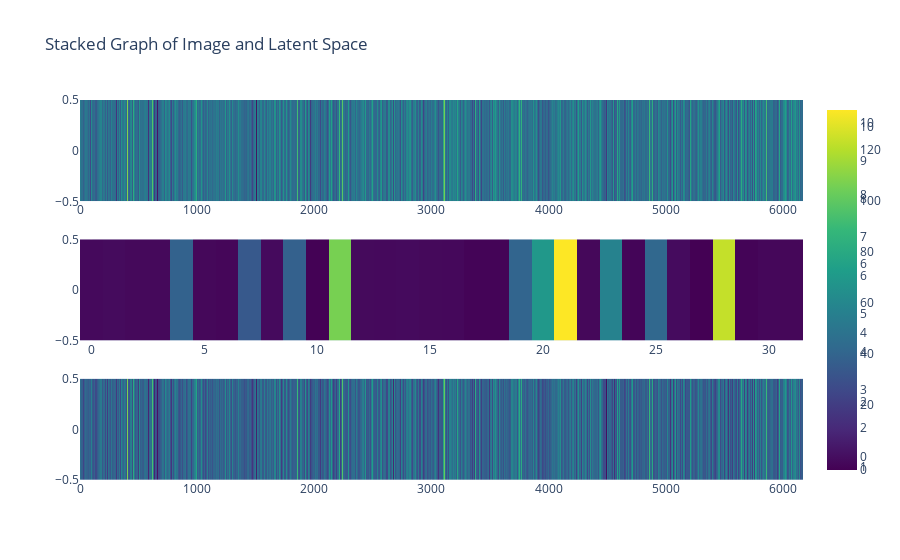

Notebook cell for this chart:
### Code cell
e_ = e[0].reshape(1, -1) 
z_ = z[0].reshape(1, -1) 
decoded_ = decoded[0].reshape(1, -1) 



# Create subplot grid with vertical stacking
fig = sp.make_subplots(rows=3, cols=1, shared_xaxes=False, vertical_spacing=0.1)

# Add the original image as a heatmap-like plot
heatmap_trace1 = go.Heatmap(z=e_, colorscale='viridis')
fig.add_trace(heatmap_trace1, row=1, col=1)

# Add the latent representation as a heatmap-like plot
heatmap_trace2 = go.Heatmap(z=z_, colorscale='viridis')
fig.add_trace(heatmap_trace2, row=2, col=1)

# Add the decoded image as a heatmap-like plot
heatmap_trace3 = go.Heatmap(z=decoded_, colorscale='viridis')
fig.add_trace(heatmap_trace3, row=3, col=1)

# Update layout
fig.update_layout(title='Stacked Graph of Image and Latent Space', showlegend=False)

# Update x-axis labels
#fig.update_xaxes(title_text='genes (normalized)', row=1, col=1)
#fig.update_xaxes(title_text='latent representation', row=2, col=1)
#fig.update_xaxes(title_text='genes (normalized)', row=3, col=1)

# Update y-axis labels
#fig.update_yaxes(title_text='timestamps', row=1, col=1)
#fig.update_yaxes(title_text='latent representation', row=2, col=1)
#fig.update_yaxes(title_text='timestamps', row=3, col=1)

fig.show()

### Figure 1 — Plotly figure (JSON) as saved in the notebook; plotly's stock layout.template omitted (floating-point values rounded to 4 significant figures; data arrays with more than 128 entries replaced by an {"elided": "..."} marker saying what was removed)
{"data": [{"colorscale": [[0, "#440154"], [0.1111, "#482878"], [0.2222, "#3e4989"], [0.3333, "#31688e"], [0.4444, "#26828e"], [0.5556, "#1f9e89"], [0.6667, "#35b779"], [0.7778, "#6ece58"], [0.8889, "#b5de2b"], [1, "#fde725"]], "type": "heatmap", "xaxis": "x", "yaxis": "y", "z": {"elided": "1x6172 float values"}}, {"colorscale": [[0, "#440154"], [0.1111, "#482878"], [0.2222, "#3e4989"], [0.3333, "#31688e"], [0.4444, "#26828e"], [0.5556, "#1f9e89"], [0.6667, "#35b779"], [0.7778, "#6ece58"], [0.8889, "#b5de2b"], [1, "#fde725"]], "type": "heatmap", "xaxis": "x2", "yaxis": "y2", "z": [[-2.054, -1.32, -2.166, -2.134, 38.61, -2.617, -3.233, 33.8, -1.586, 37.81, -4.824, 106.1, -1.73, -1.937, -1.592, -2.103, -2.404, -4.146, -4.24, 40.04, 69.42, 135.4, -2.664, 57.14, -3.67, 41.83, -1.189, -5.333, 123.1, -4.147, -2.876, -3.109]]}, {"colorscale": [[0, "#440154"], [0.1111, "#482878"], [0.2222, "#3e4989"], [0.3333, "#31688e"], [0.4444, "#26828e"], [0.5556, "#1f9e89"], [0.6667, "#35b779"], [0.7778, "#6ece58"], [0.8889, "#b5de2b"], [1, "#fde725"]], "type": "heatmap", "xaxis": "x3", "yaxis": "y3", "z": {"elided": "1x6172 float values"}}], "layout": {"showlegend": false, "title": {"text": "Stacked Graph of Image and Latent Space"}, "xaxis": {"anchor": "y", "domain": [0, 1]}, "xaxis2": {"anchor": "y2", "domain": [0, 1]}, "xaxis3": {"anchor": "y3", "domain": [0, 1]}, "yaxis": {"anchor": "x", "domain": [0.7333, 1]}, "yaxis2": {"anchor": "x2", "domain": [0.3667, 0.6333]}, "yaxis3": {"anchor": "x3", "domain": [0, 0.2667]}}}
